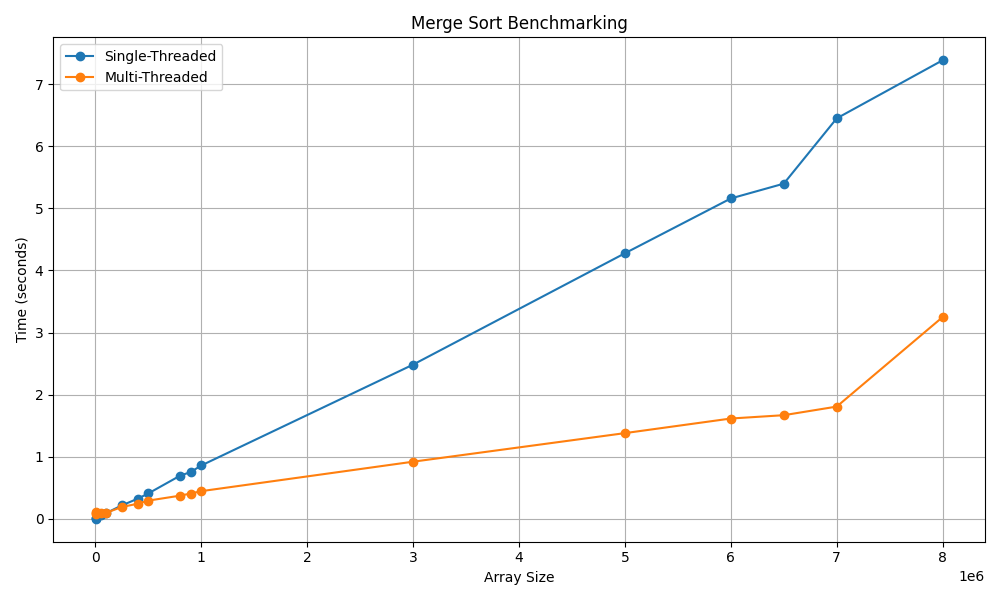

Recreate this plot in Python.
import pandas as pd
import matplotlib.pyplot as plt

# Load CSV
df = pd.read_csv("benchmark_file.csv")

# Plot
plt.figure(figsize=(10, 6))
plt.plot(df['ArraySize'], df['SingleThreadedTime'], label='Single-Threaded', marker='o')
plt.plot(df['ArraySize'], df['MultiThreadedTime'], label='Multi-Threaded', marker='o')

# Add labels and legend
plt.title("Merge Sort Benchmarking")
plt.xlabel("Array Size")
plt.ylabel("Time (seconds)")
plt.legend()
plt.grid(True)

# Show plot
plt.tight_layout()
plt.show()
